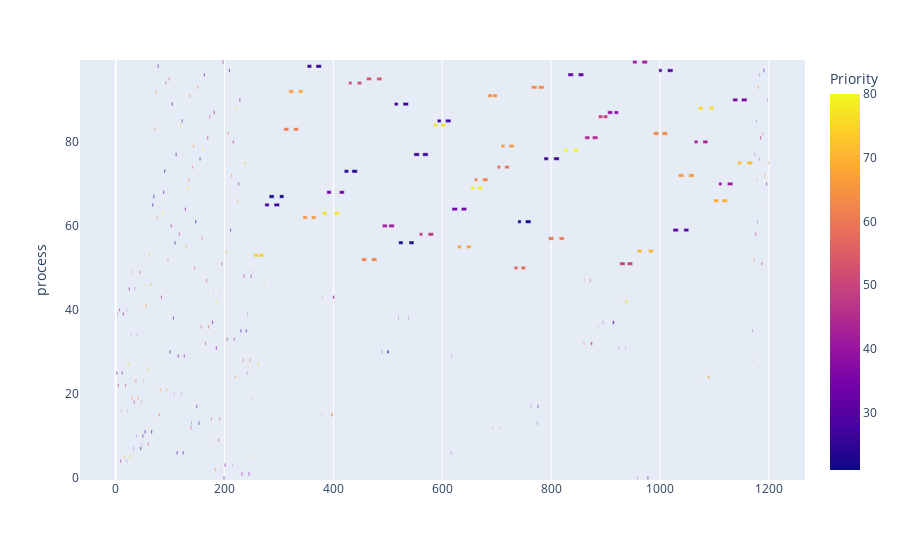

The notebook cell saved with this chart:
### Code cell
fig = px.timeline(df, x_start="Start", x_end="Finish", y="process", color="Priority")

df['delta'] = df['Finish'] - df['Start']
fig.layout.xaxis.type = 'linear'
fig.data[0].x = df.delta.tolist()
fig.data[0].base = df.Start.tolist()
fig.show()

### Figure 1 — Plotly figure (JSON) as saved in the notebook; plotly's stock layout.template omitted (floating-point values rounded to 4 significant figures; data arrays with more than 128 entries replaced by an {"elided": "..."} marker saying what was removed)
{"data": [{"base": {"elided": "295 int values"}, "hovertemplate": "Start=%{base}<br>Finish=%{x}<br>process=%{y}<br>Priority=%{marker.color}<extra></extra>", "legendgroup": "", "marker": {"color": {"elided": "295 int values"}, "coloraxis": "coloraxis", "pattern": {"shape": ""}}, "name": "", "orientation": "h", "showlegend": false, "textposition": "auto", "type": "bar", "x": {"elided": "295 int values"}, "xaxis": "x", "y": {"elided": "295 int values"}, "yaxis": "y"}], "layout": {"barmode": "overlay", "coloraxis": {"colorbar": {"title": {"text": "Priority"}}, "colorscale": [[0, "#0d0887"], [0.1111, "#46039f"], [0.2222, "#7201a8"], [0.3333, "#9c179e"], [0.4444, "#bd3786"], [0.5556, "#d8576b"], [0.6667, "#ed7953"], [0.7778, "#fb9f3a"], [0.8889, "#fdca26"], [1, "#f0f921"]]}, "legend": {"tracegroupgap": 0}, "margin": {"t": 60}, "xaxis": {"anchor": "y", "domain": [0, 1], "type": "linear"}, "yaxis": {"anchor": "x", "domain": [0, 1], "title": {"text": "process"}}}}
